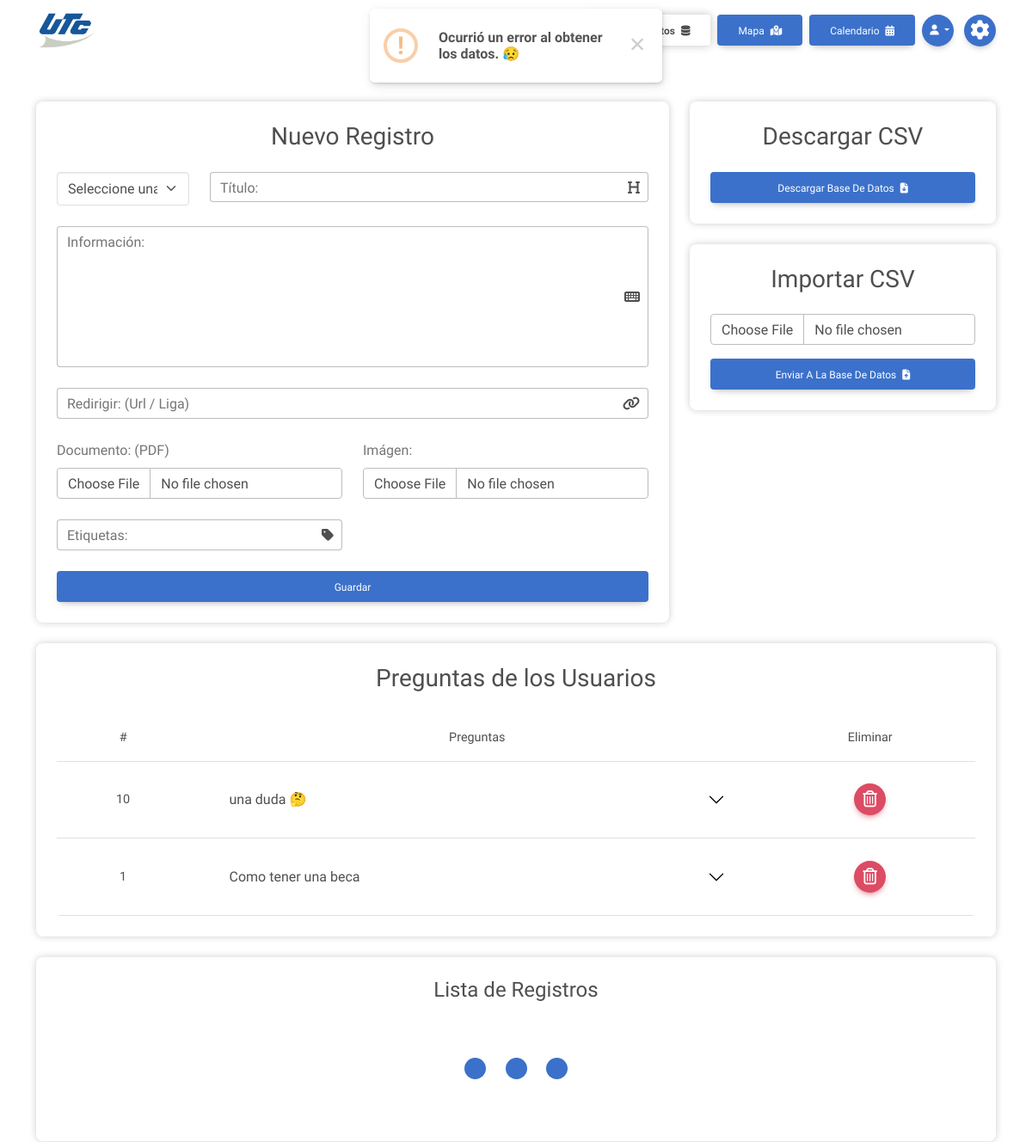
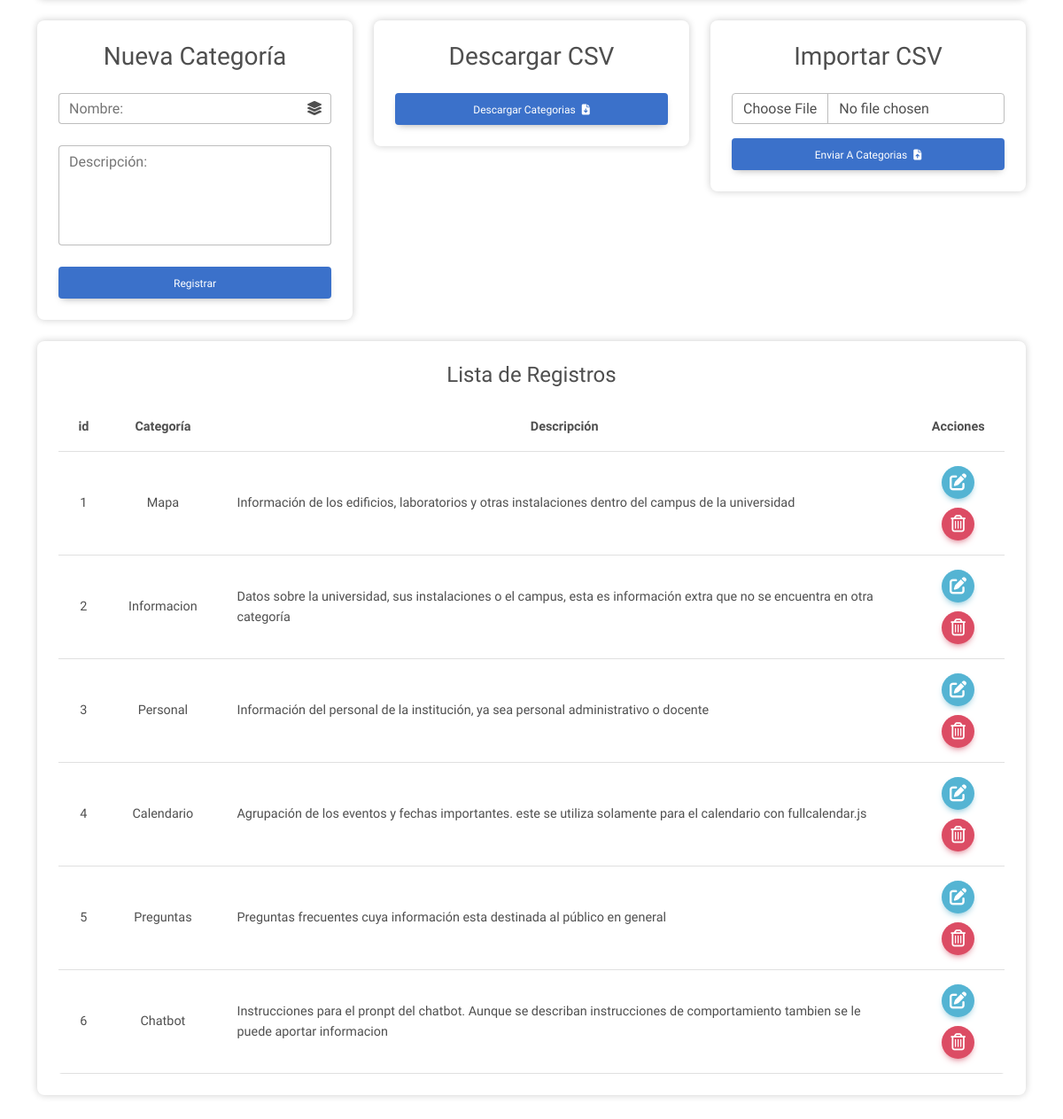
The app's page /administracion/base_de_datos/ (signed in) with its own data (2 pictures, top to bottom).
### cross_asistent/models.py (models this page shows, shortened)
class Preguntas(models.Model):
    pregunta = models.CharField(max_length=150)
    descripcion = models.TextField(blank=True)
    fecha = models.DateTimeField(auto_now_add=True)
    class Meta:
        verbose_name = "Pregunta"
        verbose_name_plural = "Preguntas"

class Categorias(models.Model):
    categoria = models.CharField(max_length=50)
    descripcion = models.TextField(null=True, blank=True)
    creacion = models.DateTimeField(auto_now=True)
    class Meta:
        verbose_name = "Categoria"
        verbose_name_plural = "Categorias"

### cross_asistent/views.py (the view)
# urls.py: path('administracion/base_de_datos/', views.database_page, name='database_page'),
@login_required
@never_cache
def database_page(request):
    context = { 'active_page':'database','pages':functions.pages, 'preguntas_sending':questions_all, 'categorias':categoriasFilter, 'categoriasall':categoriasall }
    return render(request, 'admin/database.html', context)

### cross_asistent/templates/admin/database.html (shortened to what this page needs)
{% extends 'base/widget.html' %}
{% load static %}
{% block link_home %}{% url 'vista_programador' %}{% endblock %}
{% block link_default %}
{% include 'base/widget_links-admin.html' %}
{% endblock %}
{% block extra_head %}
<link rel="stylesheet" href="https://cdn.datatables.net/1.13.1/css/dataTables.bootstrap5.min.css" />
{% endblock %}
{% block content %}
<main class="container container-fluid py-5">
    <div class="row">
        <section class="col-lg-8">
            <section class="card mb-4">
                <div class="card-body">
                    <h3 class="text-center mb-4">Nuevo Registro</h3>
                    <form method="post" action="{% url 'create_database' %}" data-submit-form id="databaseForm" autocomplete="off">
                        <div class="row">
                            <div class="col-md-3">
                                <div class="form-outline mb-4">
                                    <select class="form-select" id="categoria" name="categoria" required>
                                        <option selected disabled hidden>Seleccione una categoría:</option>
                                    </select>
                                </div>
                            </div>
                            <div class="col">
                                <div class="form-outline mb-4" data-mdb-input-init>
                                    <i class="fa-solid fa-heading trailing"></i>
                                    <input type="text" id="titulo" name="titulo" class="form-control form-icon-trailing" required />
                                    <label class="form-label" for="titulo">Título:</label>
                                </div>
                            </div>
                        </div>
                        <div class="form-outline mb-4" data-mdb-input-init>
                            <i class="fa-solid fa-keyboard trailing"></i>
                            <textarea class="form-control form-icon-trailing" id="informacion" name="informacion" rows="6" required></textarea>
                            <label for="informacion" class="form-label">Información:</label>
                        </div>
                        <div class="row">
                            <div class="col-12">
                                <div class="form-outline mb-4" data-mdb-input-init>
                                    <i class="fa-solid fa-link trailing"></i>
                                    <input type="text" id="redirigir" name="redirigir" class="form-control form-icon-trailing" />
                                    <label class="form-label" for="redirigir">Redirigir: (url / liga)</label>
                                </div>
                            </div>
                            <div class="col-md-6">
                                <div class="mb-4">
                                    <label for="documentos" class="form-label">Documento: (PDF)</label>
                                    <input type="file" class="form-control" id="documentos" name="documento" accept="application/pdf">
                                </div>
                            </div>
                            <div class="col-md-6">
                                <div class="mb-4">
                                    <label for="imagenes" class="form-label">Imágen:</label>
                                    <input type="file" class="form-control" id="imagenes" name="imagen" accept="image/jpeg, image/png, image/webp*">
                                </div>
                            </div>
                        </div>
                        <div class="row tag-group">
                            <div class="col-md-6">
                                <div class="form-outline mb-4" data-mdb-input-init>
                                    <i class="fa-solid fa-tag trailing"></i>
                                    <input type="text" id="addTags" name="addTags" class="form-control form-icon-trailing addTags" />
                                    <label class="form-label" for="addTags">Etiquetas:</label>
                                </div>
                            </div>
                            <div class="col-md-6 mb-4 row ps-4 pe-0 allTags" id="allTags" style="gap: 20px;"></div>
                        </div>
                        <button type="submit" class="btn btn_detail btn-block">Guardar</button>
                    </form>
                </div>
            </section>
        </section>
        <section class="col-lg-4">
            <div>
                <div class="card">
                    <div class="card-body">
                        <h3 class="text-center mb-4">Descargar CSV</h3>
                        <form action="{% url 'export_database' %}" method="get">
                            <button type="submit" class="btn btn_detail btn-block">
                                Descargar Base de Datos <i class="fa-solid fa-file-arrow-down ms-1"></i>
                            </button>
                        </form>
                    </div>
                </div>
            </div>
            <div class="my-4">
                <div class="card">
                    <div class="card-body">
                        <div class="mt5">
                            <h3 class="text-center mb-4">Importar CSV</h3>
                            <form method="POST" enctype="multipart/form-data" action="{% url 'import_database' %}" data-submit-form>
                                <div class="mb-3">
                                    <input type="file" name="file" accept=".csv" class="form-control">
                                </div>
                                <button type="submit" class="btn btn_detail btn-block">
                                    Enviar a la Base de Datos <i class="fa-solid fa-file-arrow-up ms-1"></i>
                                </button>
                            </form>
                        </div>
                    </div>
                </div>
            </div>
        </section>
        <section class="mb-4" id="preguntasEnviadas">
            <div class="card">
                <div class="card-body">
                    <h3 class="text-center mb-4">Preguntas de los Usuarios</h3>
                    {% if preguntas_sending %}
                    <div class="table-responsive rounded" id="table-container">
                        <table class="table table_odd align-middle m-0">
                            <thead>
                                <tr class="text-center">
                                    <th class="d-none d-md-table-cell">#</th>
                                    <th>Preguntas</th>
                                    <th>Eliminar</th>
                                </tr>
                            </thead>
                            <tbody>
                                {% for question in preguntas_sending %}
                                <tr class="table_odd_items">
                                    <td class="text-center d-none d-md-table-cell">{{question.id}}</td>
                                    <td>
                                        <div class="accordion accordion-borderless" id="questionList">
                                            <div class="accordion-item">
                                                <h2 class="accordion-header" id="heading_{{question.id}}">
                                                    <div data-mdb-collapse-init class="accordion-button collapsed" type="button" data-mdb-toggle="collapse"
                                                        data-mdb-target="#collapse_{{question.id}}" aria-expanded="false"
                                                        aria-controls="collapse_{{question.id}}">
                                                        {{question.pregunta}}
                                                    </div>
                                                </h2>
                                            </div>
                                        </div>
                                    </td>
                                    <td>
                                        <div class="d-flex justify-content-center align-items-center">
                                            <form method="post" action="{% url 'question_deleted' %}" data-submit-form>
                                                <button title="Editar Usuario" type="submit" class="btn btn-floating btn-danger">
                                                    <i class="fa-regular fa-trash-can fs-12"></i>
                                                </button>
                                            </form>
                                        </div>
                                    </td>
                                </tr>
                                {% endfor %}
                            </tbody>
                        </table>
                    </div>
                    {% else %}
                    <div class="text-center">
                        <p class="lead m-0">No hay preguntas por el momento.</p>
                    </div>
                    {% endif %}
                </div>
        </section>
        <section>
            <div class="card mb-4">
                <div class="card-body text-center">
                    <h4 class="mb-3">Lista de Registros</h4>
                    <div class="d-flex flex-column align-items-center" data-table-load="tbodyDatabase">
                        <div class="pulse-container my-5">
                            <div class="pulse-bubble bg_detail pulse-bubble-1"></div>
                            <div class="pulse-bubble bg_detail pulse-bubble-2"></div>
                            <div class="pulse-bubble bg_detail pulse-bubble-3"></div>
                        </div>
                    </div>
                </div>
            </div>
        </section>
        {% if user.is_staff %}
        <section class="col-lg-4">
            <div class="card mb-4">
                <div class="card-body">
                    <h3 class="text-center mb-4">Nueva Categoría</h3>
                    <form method="post" action="{% url 'categorias_create' %}" data-submit-form id="categoriasForm" autocomplete="off">
                        <div class="form-outline mb-4" data-mdb-input-init>
                            <i class="fa-solid fa-layer-group trailing"></i>
                            <input type="text" id="categoria" name="categoria" class="form-control form-icon-trailing" required />
                            <label class="form-label" for="categoria">Nombre:</label>
                        </div>
                        <div class="form-outline mb-4" data-mdb-input-init>
                            <textarea class="form-control" id="descripcion" name="descripcion" rows="4" required></textarea>
                            <label for="descripcion" class="form-label">Descripción:</label>
                        </div>
                        <button type="submit" class="btn btn_detail btn-block">Registrar</button>
                    </form>
                </div>
            </div>
        </section>
        <section class="col-lg-4">
            <div class="card mb-4">
                <div class="card-body">
                    <h3 class="text-center mb-4">Descargar CSV</h3>
                    <form action="{% url 'export_categorias' %}" method="get">
                        <button type="submit" class="btn btn_detail btn-block">
                            Descargar Categorias <i class="fa-solid fa-file-arrow-down ms-1"></i>
                        </button>
                    </form>
                </div>
            </div>
        </section>
        <section class="col-lg-4">
            <div class="card mb-4">
                <div class="card-body">
                    <h3 class="text-center mb-4">Importar CSV</h3>
                    <form method="POST" enctype="multipart/form-data" action="{% url 'import_categorias' %}" data-submit-form>
                        <div class="mb-3">
                            <input type="file" name="file" accept=".csv" class="form-control">
                        </div>
                        <button type="submit" class="btn btn_detail btn-block">
                            Enviar a Categorias <i class="fa-solid fa-file-arrow-up ms-1"></i>
                        </button>
                    </form>
                </div>
            </div>
        </section>
        <section class="col-12">
            <div class="card mb-4">
                <div class="card-body text-center">
                    <h4 class="mb-3">Lista de Registros</h4>
                    {% if categoriasall %}
                    <div class="table-responsive rounded" id="table-container">
                        <table class="table table_odd align-middle m-0">
                            <thead>
                                <tr>
                                    <th class="fw-bold text_detail">id</th>
                                    <th class="fw-bold text_detail">Categoría</th>
                                    <th class="fw-bold text_detail">Descripción</th>
                                    <th class="fw-bold text_detail">Acciones</th>
                                </tr>
                            </thead>
                            <tbody>
                                {% for dato in categoriasall %}
                                <tr class="table_odd_items">
                                    <td>{{ dato.id }}</td>
                                    <td>{{ dato.categoria }}</td>
                                    <td class="text-start">{{ dato.descripcion }}</td>
                                    <td>
                                        <div class="d-flex flex-column align-items-center gap_10">
                                            <button type="button" class="btn btn-floating btn-info" data-mdb-ripple-init data-mdb-modal-init
                                                data-mdb-target="#editCTGModal{{ dato.id }}">
                                                <i class="fa-solid fa-edit fs-12"></i>
                                            </button>
                                            <button type="button" class="btn btn-floating btn-danger" data-mdb-ripple-init data-mdb-modal-init
                                                data-mdb-target="#eliminar_modal_{{ dato.id }}">
                                                <i class="fa-regular fa-trash-can fs-12"></i>
                                            </button>
                                        </div>
                                    </td>
                                </tr>
                                {% endfor %}
                            </tbody>
                        </table>
                    </div>
                    {% else %}
                    <div class="text-center mt-5 mb-4">
                        <p class="lead">No hay Datos disponibles en este momento 😯.</p>
                    </div>
                    {% endif %}
                </div>
            </div>
        </section>
        {% endif %}
    </div>
</main>
{% endblock %}

### records on screen
Preguntas: id "10", pregunta "una duda 🤔"
Preguntas: id "1", pregunta "Como tener una beca"
Categorias: id "1", categoria "Mapa", descripcion "Información de los edificios, laboratorios y otras instalaciones dentro del campus de la universidad"
Categorias: id "2", categoria "Informacion", descripcion "Datos sobre la universidad, sus instalaciones o el campus, esta es información extra que no se encuentra en otra categoría"
Categorias: id "3", categoria "Personal", descripcion "Información del personal de la institución, ya sea personal administrativo o docente"
Categorias: id "4", categoria "Calendario", descripcion "Agrupación de los eventos y fechas importantes. este se utiliza solamente para el calendario con fullcalendar.js"
Categorias: id "5", categoria "Preguntas", descripcion "Preguntas frecuentes cuya información esta destinada al público en general"
Categorias: id "6", categoria "Chatbot", descripcion "Instrucciones para el pronpt del chatbot. Aunque se describan instrucciones de comportamiento tambien se le puede aportar informacion"

### other values on screen
{{ page.display_name }} "Mapa"
{{ page.display_name }} "Calendario"
